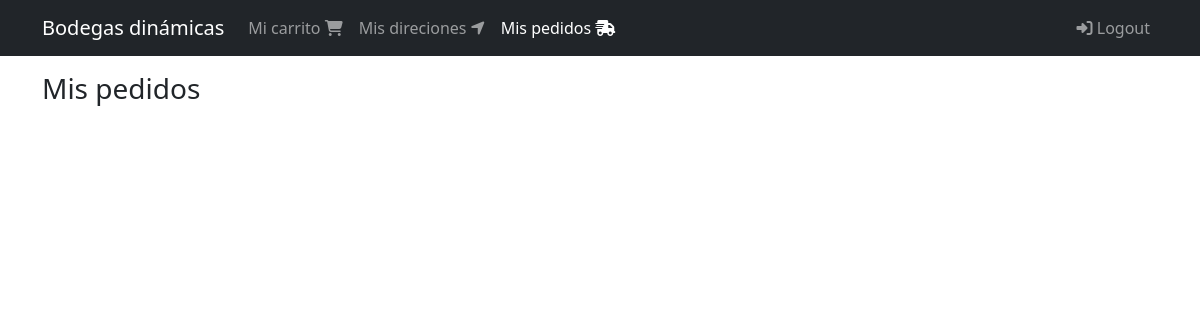
Page /orden/completados (signed in) on the earlier database version.
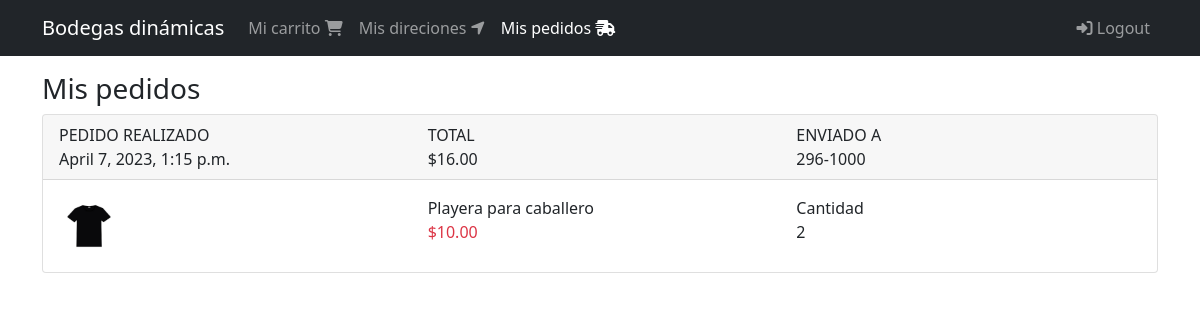
Same page on the later database version.
### orders/models.py (models this page shows, shortened)
class Order(models.Model):
  order_id = models.CharField(max_length=100, null=False, blank=False, unique=True)
  user = models.ForeignKey(User, on_delete=models.CASCADE)
  cart = models.ForeignKey(Cart, on_delete=models.CASCADE)
  status = models.CharField(max_length=50, choices=choices, default=OrderStatus.CREATED)
  shipping_total = models.DecimalField(default=5, max_digits=8, decimal_places=2)
  total = models.DecimalField(default=0, max_digits=8, decimal_places=2)
  created_at = models.DateTimeField(auto_now_add=True)
  shipping_address = models.ForeignKey(ShippingAddress, null=True, blank=True, on_delete=models.CASCADE)
  promo_code = models.OneToOneField(PromoCode, null=True, blank=True, on_delete=models.CASCADE)

### shipping_addresses/models.py (models this page shows, shortened)
class ShippingAddress(models.Model):
  user = models.ForeignKey(User, null=False, blank=False, on_delete=models.CASCADE )
  line1 = models.CharField(max_length=200)
  line2 = models.CharField(max_length=200, blank=True)
  city = models.CharField(max_length=100)
  state = models.CharField(max_length=100)
  country = models.CharField(max_length=50)
  reference = models.CharField(max_length=300)
  postal_code = models.CharField(max_length=20, null=False, blank=False)
  default = models.BooleanField(default=False)
  created_at = models.DateTimeField(auto_now_add=True)
  def __str__(self):
    return self.postal_code

### carts/models.py (models this page shows, shortened)
class CartProducts(models.Model):
  cart = models.ForeignKey(Cart, on_delete=models.CASCADE)
  product = models.ForeignKey(Product, on_delete=models.CASCADE)
  quantity = models.IntegerField(default=1)
  created_at = models.DateTimeField(auto_now_add=True)
  objects = CartProductsManager()

### products/models.py (models this page shows, shortened)
class Product(models.Model):
  title = models.CharField(max_length=50)
  description = models.TextField()
  price = models.DecimalField(max_digits=8, decimal_places=2, default=0.0)
  slug = models.SlugField(null=False, blank=False, unique=True)
  image = models.ImageField(upload_to='products/', null=False, blank=False)
  created_at = models.DateTimeField(auto_now_add=True)

### orders/views.py (the view)
# urls.py: path('completados', views.OrderListView.as_view(), name='completeds')
class OrderListView(LoginRequiredMixin, ListView):
  login_url = 'login'
  template_name = 'orders/orders.html'
  def get_queryset(self):
     return self.request.user.orders_completed()

### carts/models.py (called while the page is built)
  def products_related(self):
    return self.cartproducts_set.select_related('product')

### products/templatetags/product_extras.py (called while the page is built)
@register.filter()
def price_format(value):
  return '${0:.2f}'.format(value)

### users/models.py (called while the page is built)
  def orders_completed(self):
    return self.order_set.filter(status=OrderStatus.COMPLETED).order_by('-id')

### orders/templates/orders/orders.html
{% extends 'base.html' %}
{% block content %}
<div class="col">
  <div class="h3">
    Mis pedidos
  </div>
  <div>
    {% for order in object_list %}
      {% include 'orders/snippets/order.html' %}
    {% endfor %}
  </div>
</div>
{% endblock %}

### orders/templates/orders/snippets/order.html
{% load product_extras %}
<div class="card mb-2">
  <div class="card-header">
    <div class="row">
      <div class="col-4">
        <div class="text-uppercase">
          Pedido realizado
        </div>
        <div>
          {{ order.created_at }}
        </div>
      </div>
      <div class="col-4">
        <div class="text-uppercase">
          Total
        </div>
        <div>
          {{ order.total | price_format }}
        </div>
      </div>
      <div class="col-4">
        <div class="text-uppercase">
          Enviado a
        </div>
        <div>
          {{ order.shipping_address }}
        </div>
      </div>
    </div>
  </div>
  <div class="card-body">
    {% for cp in order.cart.products_related %}
      {% with product=cp.product %}
        <div class="row">
          <div class="col-4">
            {% if product.image %}
              <img src="{{ product.image.url }}" alt="Imagen del producto" width="60" height="60">
            {% endif %}
          </div>
          <div class="col-4">
            <div>
              {{ product.title }}
            </div>
            <div class="text-danger">
              {{ product.price | price_format }}
            </div>
          </div>
          <div class="col-4">
            <div>
              Cantidad
            </div>
            <div>
              {{ cp.quantity }}
            </div>
          </div>
        </div>
      {% endwith %}
    {% endfor %}
  </div>
</div>

Differences in the rows shown:
added Order: created_at "April 7, 2023, 1:15 p.m.", total "$16.00", shipping_address "296-1000"
added CartProducts: product.image (picture), product "Playera para caballero", product.price "$10.00", quantity "2"
